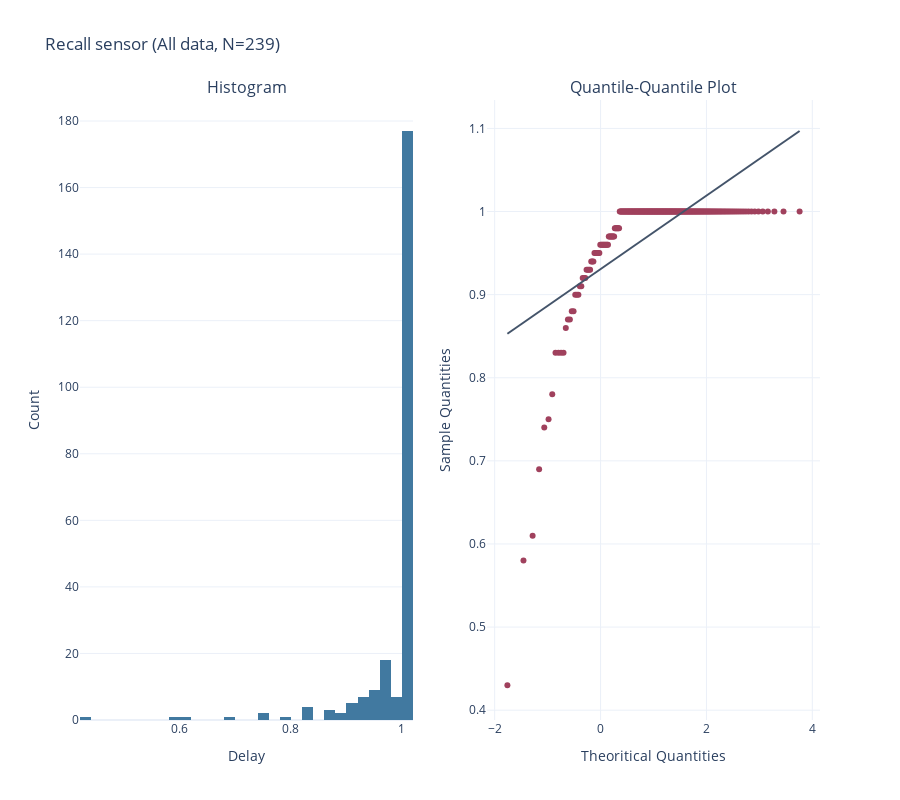
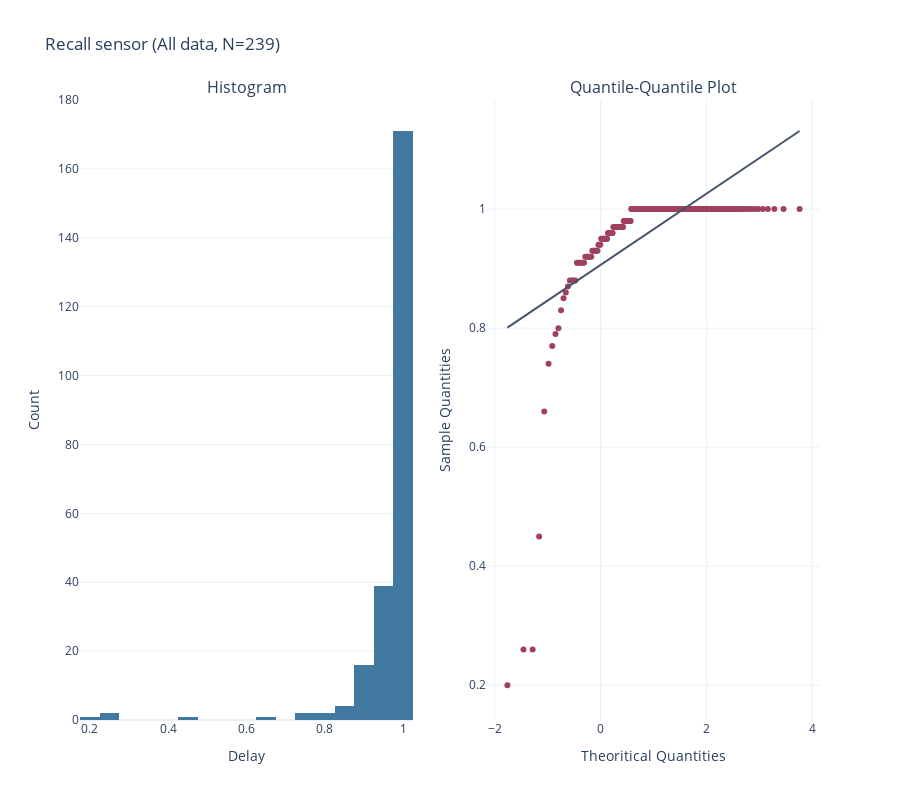

Notebook cell for these charts, in order:
### Code cell
metric = "Recall"
normality_test(fr_mag[metric], sensor=metric, type="All data")
normality_test(fr_pzt[metric], sensor=metric, type="All data")

### Figure 1 — Plotly figure (JSON) as saved in the notebook; plotly's stock layout.template omitted (floating-point values rounded to 4 significant figures; data arrays with more than 128 entries replaced by an {"elided": "..."} marker saying what was removed)
{"data": [{"marker": {"color": "#4179A0"}, "type": "histogram", "x": {"elided": "239 float values"}, "xaxis": "x", "yaxis": "y"}, {"marker": {"color": "#A0415D"}, "mode": "markers", "type": "scatter", "x": {"elided": "239 float values"}, "xaxis": "x2", "y": {"elided": "239 float values"}, "yaxis": "y2"}, {"line": {"color": "#44546A"}, "mode": "lines", "type": "scatter", "x": [-1.759, 3.759], "xaxis": "x2", "y": [0.8529, 1.097], "yaxis": "y2"}], "layout": {"annotations": [{"font": {"size": 16}, "showarrow": false, "text": "Histogram", "x": 0.225, "xanchor": "center", "xref": "paper", "y": 1, "yanchor": "bottom", "yref": "paper"}, {"font": {"size": 16}, "showarrow": false, "text": "Quantile-Quantile Plot", "x": 0.775, "xanchor": "center", "xref": "paper", "y": 1, "yanchor": "bottom", "yref": "paper"}], "height": 800, "showlegend": false, "title": {"text": "Recall sensor (All data, N=239)"}, "width": 900, "xaxis": {"anchor": "y", "domain": [0, 0.45], "title": {"text": "Delay"}, "zeroline": false}, "xaxis2": {"anchor": "y2", "domain": [0.55, 1], "title": {"text": "Theoritical Quantities"}, "zeroline": false}, "yaxis": {"anchor": "x", "domain": [0, 1], "title": {"text": "Count"}}, "yaxis2": {"anchor": "x2", "domain": [0, 1], "title": {"text": "Sample Quantities"}}}}

### Figure 2 — Plotly figure (JSON) as saved in the notebook; plotly's stock layout.template omitted (floating-point values rounded to 4 significant figures; data arrays with more than 128 entries replaced by an {"elided": "..."} marker saying what was removed)
{"data": [{"marker": {"color": "#4179A0"}, "type": "histogram", "x": {"elided": "239 float values"}, "xaxis": "x", "yaxis": "y"}, {"marker": {"color": "#A0415D"}, "mode": "markers", "type": "scatter", "x": {"elided": "239 float values"}, "xaxis": "x2", "y": {"elided": "239 float values"}, "yaxis": "y2"}, {"line": {"color": "#44546A"}, "mode": "lines", "type": "scatter", "x": [-1.759, 3.759], "xaxis": "x2", "y": [0.8008, 1.131], "yaxis": "y2"}], "layout": {"annotations": [{"font": {"size": 16}, "showarrow": false, "text": "Histogram", "x": 0.225, "xanchor": "center", "xref": "paper", "y": 1, "yanchor": "bottom", "yref": "paper"}, {"font": {"size": 16}, "showarrow": false, "text": "Quantile-Quantile Plot", "x": 0.775, "xanchor": "center", "xref": "paper", "y": 1, "yanchor": "bottom", "yref": "paper"}], "height": 800, "showlegend": false, "title": {"text": "Recall sensor (All data, N=239)"}, "width": 900, "xaxis": {"anchor": "y", "domain": [0, 0.45], "title": {"text": "Delay"}, "zeroline": false}, "xaxis2": {"anchor": "y2", "domain": [0.55, 1], "title": {"text": "Theoritical Quantities"}, "zeroline": false}, "yaxis": {"anchor": "x", "domain": [0, 1], "title": {"text": "Count"}}, "yaxis2": {"anchor": "x2", "domain": [0, 1], "title": {"text": "Sample Quantities"}}}}
